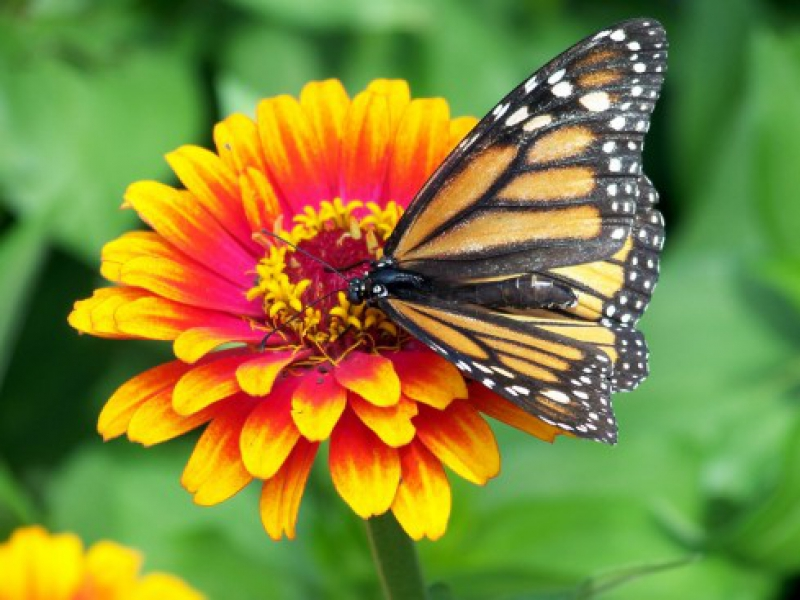
#> input picture Butterfly.jpg, 800 x 600 px, found by its file name
$ python Work2.1.py
#> lines starting #> are read from the running program, lines starting #| are printed output that depends on the picture; after the words box and inside, x2 and y2 are one past the last pixel; in counts of white or black regions, pixels touching at a corner belong together
# Max normal line method
import cv2
import numpy as np
import matplotlib.pyplot as plt
from scipy.signal import find_peaks

# Read color input image
image = cv2.imread('Butterfly.jpg')
#> image is the input picture: shape (600, 800, 3); mean B, G, R 55.8, 133.8, 128.4

# Convert to grayscale image
gray_image = cv2.cvtColor(image, cv2.COLOR_BGR2GRAY)
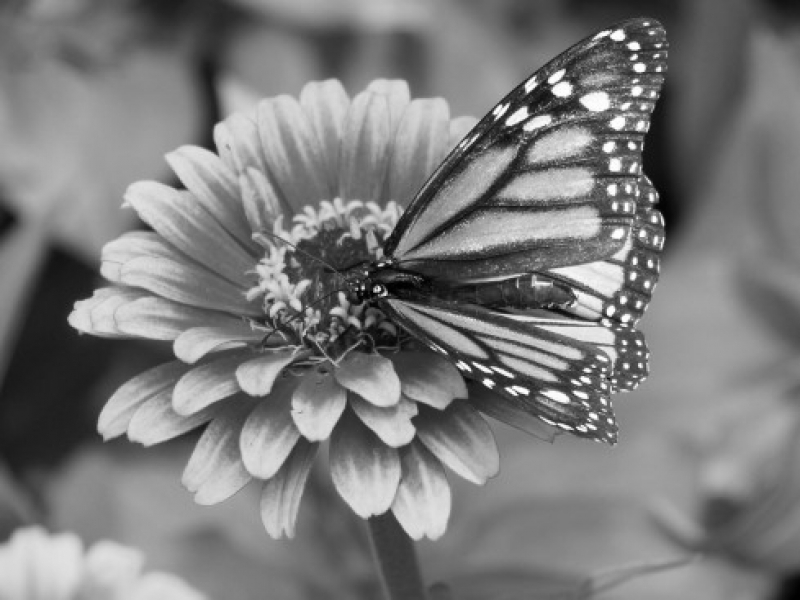
#> gray_image: shape (600, 800); min 0, max 255, mean 123.3

# Calculate histogram
hist = cv2.calcHist([gray_image], [0], None, [256], [0, 256])
#> hist = 256 values, max 5228 at index 158, min 8 at index 0, mean 1875
hist = hist.flatten()

# Find peaks
peaks, _ = find_peaks(hist)
#> peaks = 60 values from 1 to 252
pks = hist[peaks]
#> pks = 60 values, max 5228 at index 34, min 73 at index 0, mean 1878.7
pks_sorted = np.sort(pks)[::-1]
#> pks_sorted = 60 values, max 5228 at index 0, min 73 at index 59, mean 1878.7

if len(pks_sorted) < 2:
    raise ValueError("Not enough peaks")

# First and second highest peaks
val1 = pks_sorted[0]
#> val1 = 5228
val2 = pks_sorted[1]
#> val2 = 4398

# Find the positions of these peaks
position1 = np.where(hist == val1)[0][0]
#> position1 = 158
position2 = np.where(hist == val2)[0][0]
#> position2 = 139

# Calculate slope and intercept
slope = (val1 - val2) / (position1 - position2)
#> slope = 43.68
c = val1 - slope * position1
#> c = -1674.1

# Calculate the distance
diff = np.zeros_like(hist, dtype=float)
#> diff = 256 values from 0 to 0
for i in range(position1, position2 + 1):
    upper = abs(slope * i - hist[i] + c)
    diff[i] = upper / np.sqrt(slope**2 - 1)

# Find the maximum difference
M = np.max(diff)
#> M = 0
I = np.argmax(diff)
#> I = 0

# Threshold for binarization
threshold_pos = position1 + I
#> threshold_pos = 158

# Plot the histogram and threshold position
plt.figure()
plt.title("Grayscale Histogram with Threshold")
plt.xlabel("Intensity")
plt.ylabel("Pixel Number")
plt.xlim([0, 256])
plt.bar(range(256), hist, width=1, edgecolor='black')
plt.plot(hist, color='blue')
plt.axvline(x=threshold_pos, color='r', linestyle='--', label=f'Threshold = {threshold_pos}')
plt.legend()
plt.show()
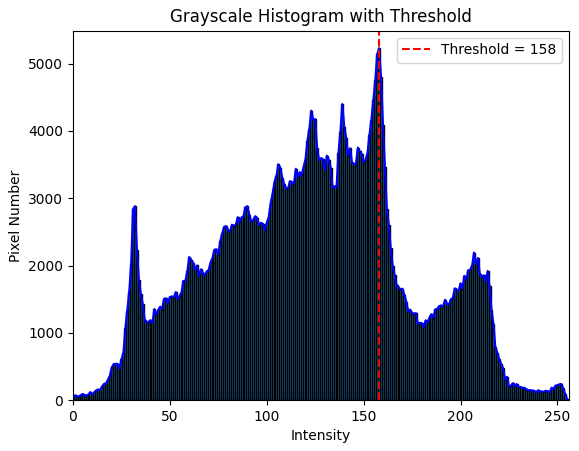
#> figure drawn by matplotlib, 1 panel; tallest bar 5228 high, from x = 157.5 to 158.5; curve peaks at x = 158, y = 5228

# Create binary image
binarize = np.where(gray_image > threshold_pos, 1, 0)
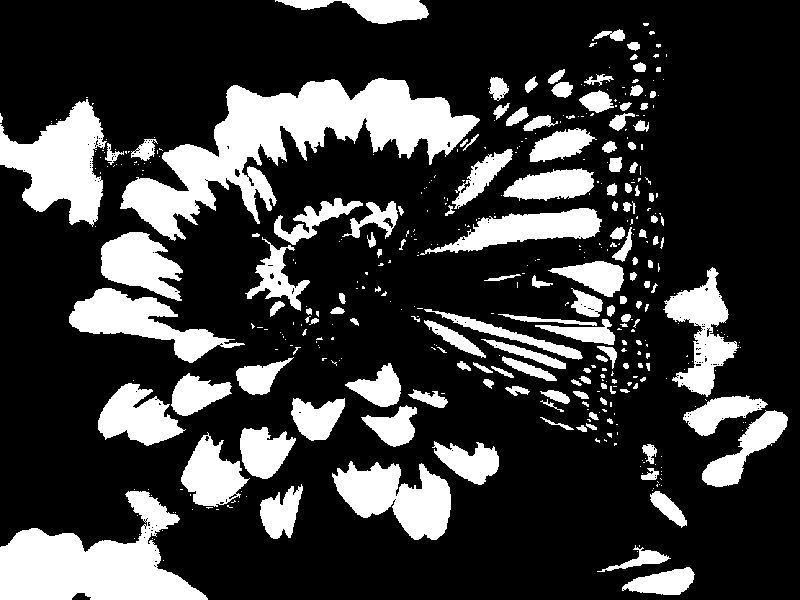
#> binarize: shape (600, 800) int64; values 0 (black) and 1 (white), 23.2% white; 432 white regions (288 under 20 px), largest, box (x1, y1, x2, y2) and area: (120, 78, 480, 241) 20338, (0, 491, 208, 600) 11865, (0, 99, 107, 227) 7356

# Show binary image
plt.imshow(binarize, cmap='gray')
plt.title('Binary Image using Maximum Normal Line Method')
plt.show()

cv2.waitKey(0)
cv2.destroyAllWindows()

$ run again, with ObjectSegProb.jpg copied over Butterfly.jpg
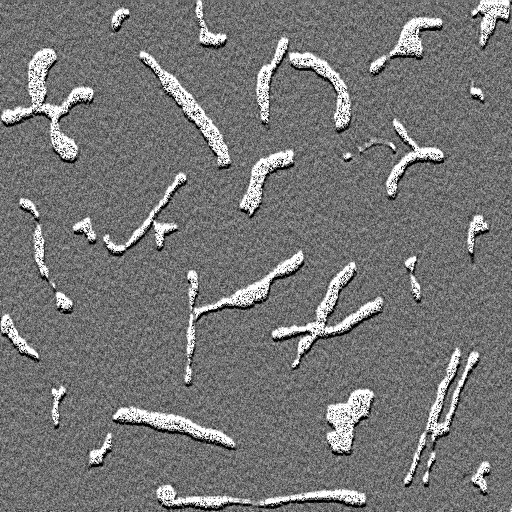
#> input picture ObjectSegProb.jpg, 512 x 512 px, found by its file name
#> image is the input picture: shape (512, 512, 3); min 0, max 255, mean 118.3
#> hist = 256 values, max 5811 at index 255, min 51 at index 15, mean 1024
#> peaks = 49 values from 12 to 245
#> pks = 49 values, max 4138 at index 18, min 69 at index 1, mean 885
#> pks_sorted = 49 values, max 4138 at index 0, min 69 at index 48, mean 885
#> val1 = 4138
#> val2 = 4069
#> position1 = 111
#> position2 = 114
#> slope = -23
#> c = 6691
#> the loop `for i in range(position1, position2 + 1):` made 4 passes
#> upper on passes 1 to 4: 0, 95, 79, 0
#> after the loop `for i in range(position1, position2 + 1):`: diff = 256 values, max 4.13 at index 112, min 0 at index 0, mean 0.0296
#> M = 4.13
#> I = 112
#> threshold_pos = 223
#> `plt.show()`:
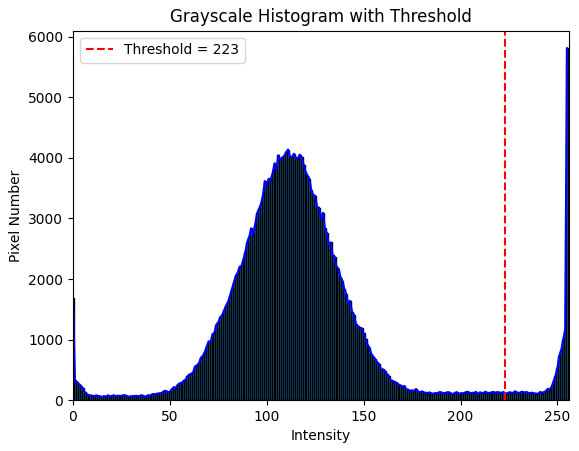
#> figure drawn by matplotlib, 1 panel; tallest bar 5811 high, from x = 254.5 to 255.5; curve peaks at x = 255, y = 5811
#> `binarize = np.where(gray_image > threshold_pos, 1, 0)`:
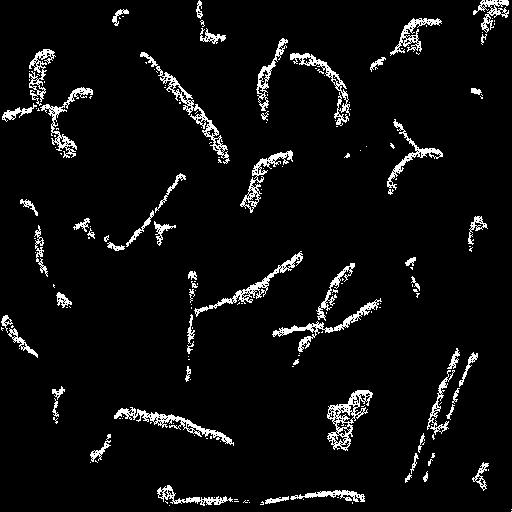
#> binarize: shape (512, 512) int64; values 0 (black) and 1 (white), 5.3% white in thin lines or dots
